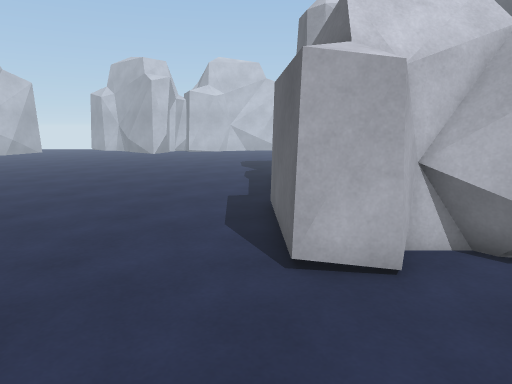
view 1 (above)

16 first-person views from a walk through a Unity game level. The camera is 1.4 m above the floor, tilts 10° down and sees 70° across. The floor is counted in squares, 0.5 m on a side. Each view is taken from the middle of a square. On the plan, view 1 faces up. The plan holds only what a view shows up to about 20 squares ahead; the rest is blank. The place goes on beyond the plan. Some animated figures are not drawn.

view 2
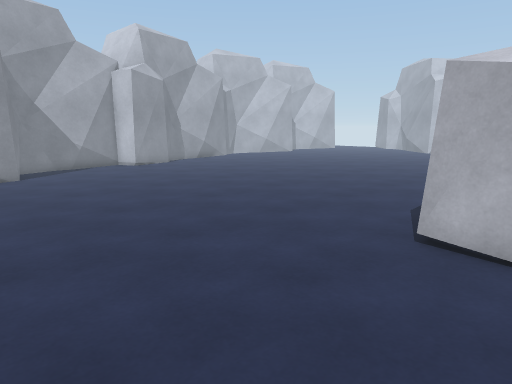

view 3
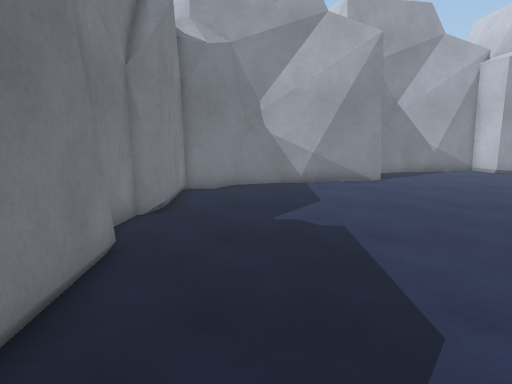

view 4
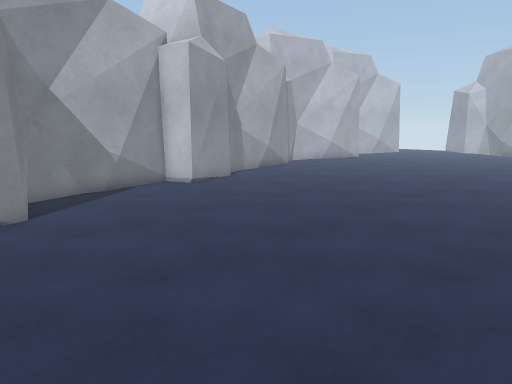

view 5
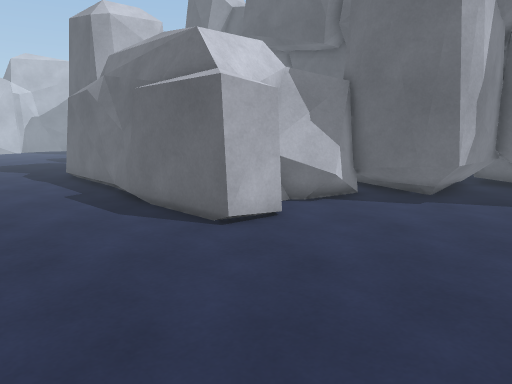

view 6
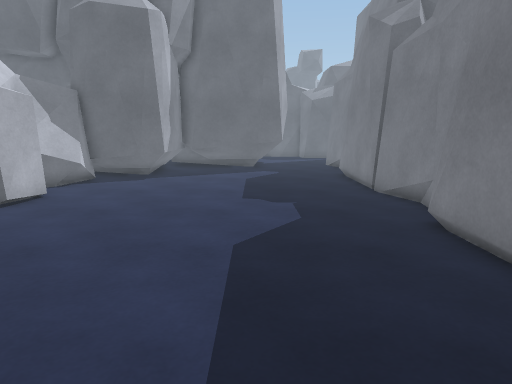

view 7
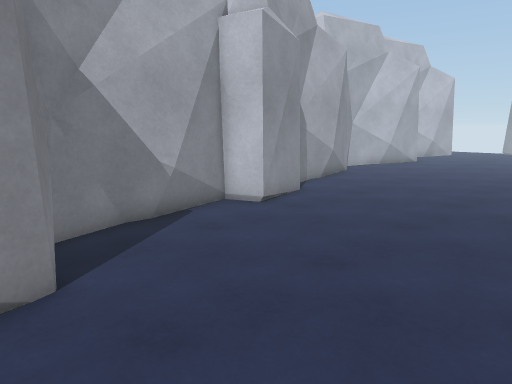

view 8
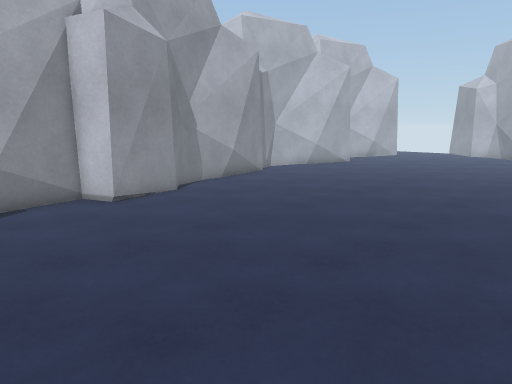

view 9
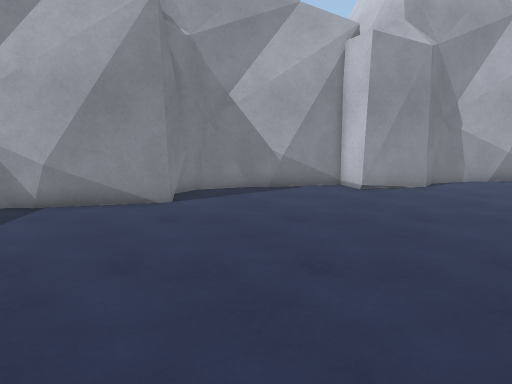

view 10
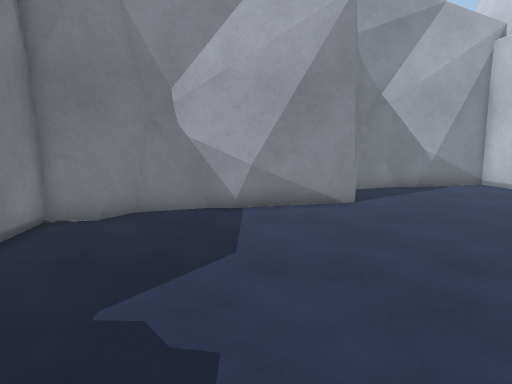

view 11
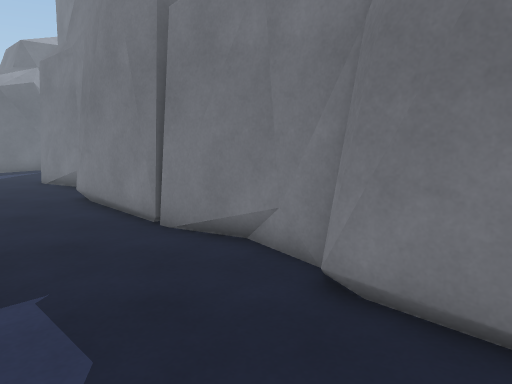

view 12
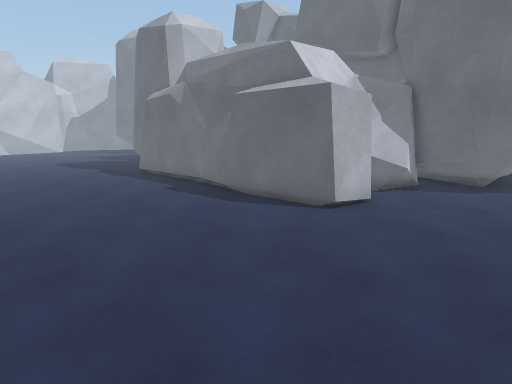

view 13
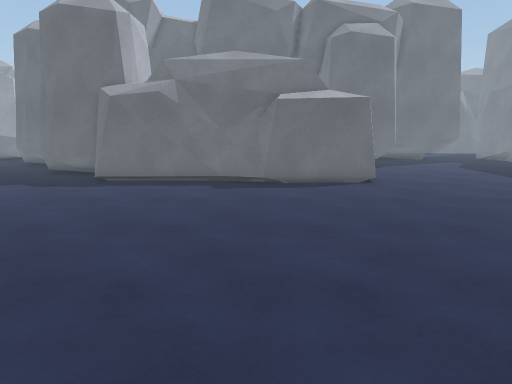

view 14
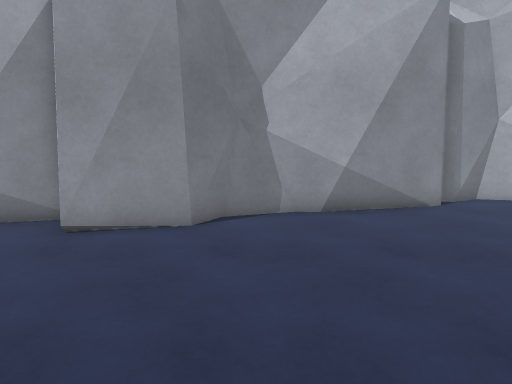

view 15
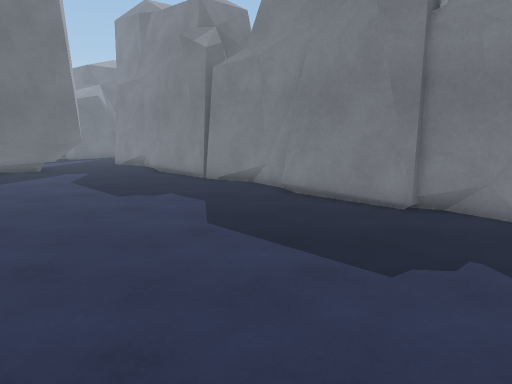

view 16
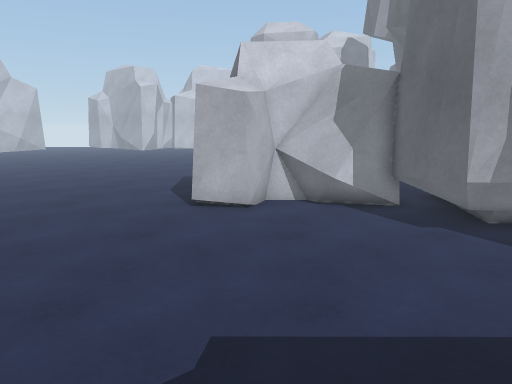

### Floor plan
Key: @ floor where view 1 was taken; # wall or solid block; . floor; R rock.
Columns run from 25 left of view 1 to 8 right of it. Each row starts with its distance up from view 1.
 22 #...............   ........RR
 21 #R..............  ........RRR
 20  R........................RRRR
 19  R........................RR
 18  R........................R
 17  R........................R
 16  #........................R
 15  #R.......................R#
 14  ###......................R#
 13    #......................R
 12    #......................R
 11   ##......................R
 10   #R......................RR
  9   #R......................RRRRRRR
  8    R......................RRRRRRRR
  7    R......................RRR.RRRR
  6    R.............................R
  5    R.............................R
  4    #.............................R
  3    ##RR..........................R
  2       #R..........................
  1        R..........................
  0        #.................@........
 -1        RR.........................
 -2        #R.........................
 -3        #R.........................
 -4         R.........................
 -5         #.........................
 -6         ##........................
 -7          ####RR...RR##RR.....RR###
 -8               R####    #########

Positions as (right, up) in squares from view 1, and headings:
1: (0, 0), facing up
2: (4, -2), facing up-left
3: (1, -4), facing left
4: (-6, 0), facing up-left
5: (-6, -1), facing up-right
6: (-12, -2), facing right
7: (-12, 1), facing up-left
8: (-8, 5), facing up-left
9: (-5, 6), facing left
10: (-5, -1), facing left
11: (-5, -2), facing down-right
12: (-10, 0), facing up-right
13: (-18, 13), facing right
14: (-12, 16), facing left
15: (-12, 5), facing down-right
16: (3, -6), facing up
